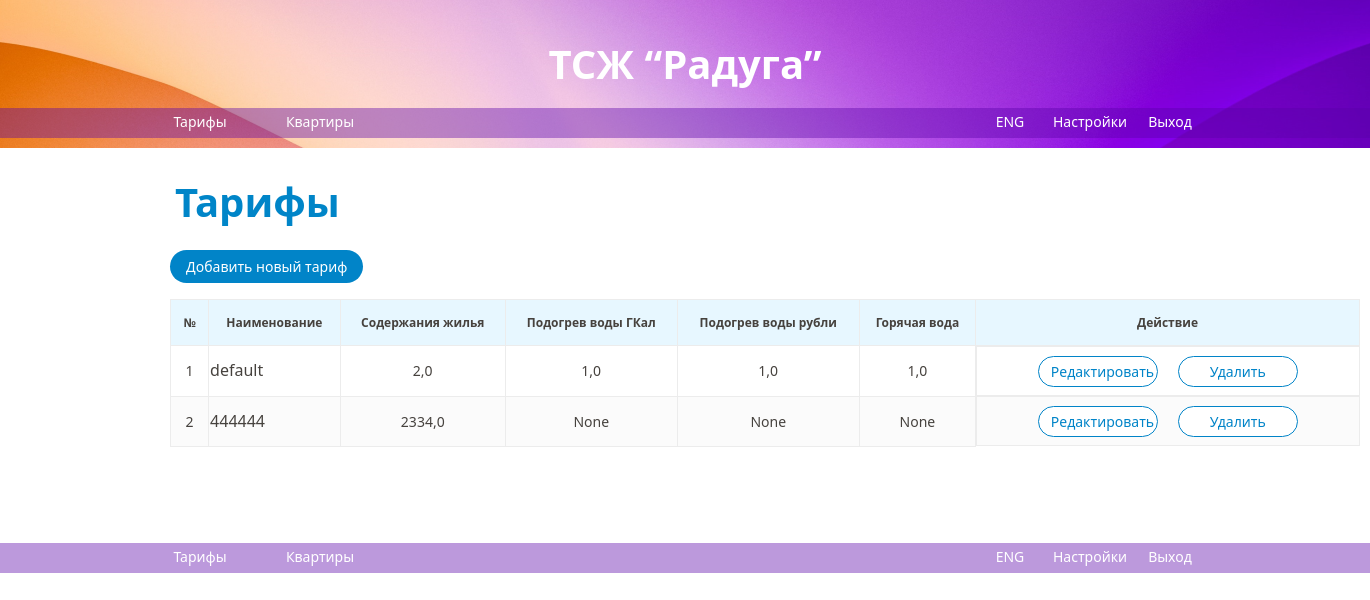
/tariff/ (signed in), run on the app's committed database.
### tariff/models.py (models this page shows, shortened)
class Tariff(models.Model):
    name = models.CharField(max_length=200)
    maintenance = models.FloatField(null=True, blank=True)
    heating = models.FloatField(null=True, blank=True)
    heating_rub = models.FloatField(null=True, blank=True)
    hot_water = models.FloatField(null=True, blank=True)
    hot_water_odn = models.FloatField(null=True, blank=True)
    cold_water = models.FloatField(null=True, blank=True)
    cold_water_odn = models.FloatField(null=True, blank=True)
    sewage = models.FloatField(null=True, blank=True)
    sewage_odn = models.FloatField(null=True, blank=True)
    solid_waste = models.FloatField(null=True, blank=True)
    electricity = models.FloatField(null=True, blank=True)
    lift = models.FloatField(null=True, blank=True)
    electricity_odn = models.FloatField(null=True, blank=True)
    capital_repair = models.FloatField(null=True, blank=True, default=0)
    class Meta:
        verbose_name = 'tariff'
        verbose_name_plural = 'tariffs'

### tariff/views.py (the view)
# urls.py: path('', TariffListView.as_view(), name='tariff_list'),
class TariffListView(TariffBaseView, TitleMixin, ListView):
    template_name = 'tariff/index.html'
    title = 'Тарифы'

### common/views.py (called while the page is built)
    def get_context_data(self, **kwargs):
        context = super(TitleMixin, self).get_context_data(**kwargs)
        context['title'] = self.title
        return context

### tariff/templates/tariff/index.html (shortened to what this page needs)
{% extends 'main/base.html' %}
{% load static %}
{% block css %}
    <link href="{% static 'css/apartment_base.css' %}" rel="stylesheet">
    <link href="{% static 'css/apartment.css' %}" rel="stylesheet">
    <link href="{% static 'css/buttons.css' %}" rel="stylesheet">
{% endblock %}
{% block content %}
<h1 class="special2">Тарифы</h1>
<br>
<div class="nav-container">
<nav>
<ul>
  <li><a href="{% url 'tariff:tariff_create' %}">Добавить новый тариф</a></li>
</ul>
</nav>
</div>
<table class="apartment-table">
        <thead class="apartment-table">
            <tr>
                <th class="apartment-header">№</th>
                <th class="apartment-header">Наименование</th>
                <th class="apartment-header">Содержания жилья</th>
                <th class="apartment-header">Подогрев воды ГКал</th>
                <th class="apartment-header">Подогрев воды рубли</th>
                <th class="apartment-header">Горячая вода</th>
                <th class="apartment-header">Действие</th>
            </tr>
        </thead>
<tbody>
{% for tariff in tariff_list %}
  <tr>
    <td>
      <span class="apartment-nomer">{{ forloop.counter }}</span>
    </td>
    <td>{{ tariff.name }}</td>
    <td>{{ tariff.maintenance }}</td>
    <td>{{ tariff.heating }}</td>
    <td>{{ tariff.heating_rub }}</td>
    <td>{{ tariff.hot_water }}</td>
    <td class="container">
  <form action="{% url 'tariff:tariff_update' tariff.id %}" method="get">
    <div class="button">
      <button class="edit-btn2" type="submit">Редактировать</button>
    </div>
  </form>
  <form action="{% url 'tariff:tariff_delete' tariff.id %}" method="get">
    <div class="button">
      <button class="delete-btn2" type="submit">Удалить</button>
    </div>
  </form>
</td>
  </tr>
{% endfor %}
</tbody>
</table>
{% endblock content %}

### static/css/apartment_base.css (style rules this page uses)
h1.special2 { font-family: 'Segoe UI'; font-style: normal; font-weight: 700; font-size: 40px; line-height: 48px; color: #0085C8; margin: 0 0 0 175px; padding-top: 20px; text-align: left; }
.nav-container { display: flex; justify-content: space-between; align-items: center; margin: 0 0 0 130px; }
nav ul { display: flex; flex-direction: row; align-items: flex-start; gap: 10px; list-style: none; }
nav li { padding: 8px 16px; background: #0184C8; border-radius: 22.5px; }
nav li a { display: flex; justify-content: center; align-items: center; font-family: 'Segoe UI'; font-style: normal; font-weight: 400; font-size: 14px; line-height: 17px; color: #FFFFFF; }
form { display: flex; flex-direction: row; align-items: center; }

### static/css/apartment.css (style rules this page uses)
.apartment-table { position: relative; width: 1190px; top: 0; font-family: 'Segoe UI', sans-serif; font-style: normal; font-weight: 700; font-size: 12px; line-height: 12px; color: #46423E; margin: 0 0 0 170px; }
.apartment-table thead { position: sticky; top: 0; z-index: 1; background-color: #F9CC9D; }
.apartment-table tr:nth-child(odd) { background-color: #FFFFFF; }
.apartment-table tr:nth-child(even) { background-color: #FBFBFB; }
.apartment-header { text-align: center; height: 46px; background-color: #E7F7FF; font-weight: 600; padding: 0 5px; }
.apartment-nomer { padding: 0 10px; }
.apartment-table td { font-family: 'Segoe UI', sans-serif; font-style: normal; font-weight: 400; font-size: 14px; line-height: 17px; height: 50px; text-align: center; }
table { border-collapse: collapse; }
td, th { border: 1px solid #ECECEC; }
td:nth-child(2) { text-align: left; font-size: 16px; }

### static/css/buttons.css (style rules this page uses)
.edit-btn2, .delete-btn2 { background-color: #FFFFFF; border: 1px solid #0184C8; border-radius: 22.5px; font-family: 'Segoe UI'; font-style: normal; font-weight: 400; font-size: 14px; line-height: 17px; color: #0184C8; padding: 6px 12px; text-align: center; display: inline-block; width: 120px; transition: background-color 0.3s, color 0.3s; outline: none; }
.container { display: flex; justify-content: center; align-items: center; }
.button { margin: 0 10px; }

### data on the page
Tariff: name "default", maintenance "2,0", heating "1,0", heating_rub "1,0", hot_water "1,0"
Tariff: name "444444", maintenance "2334,0", heating "None", heating_rub "None", hot_water "None"
